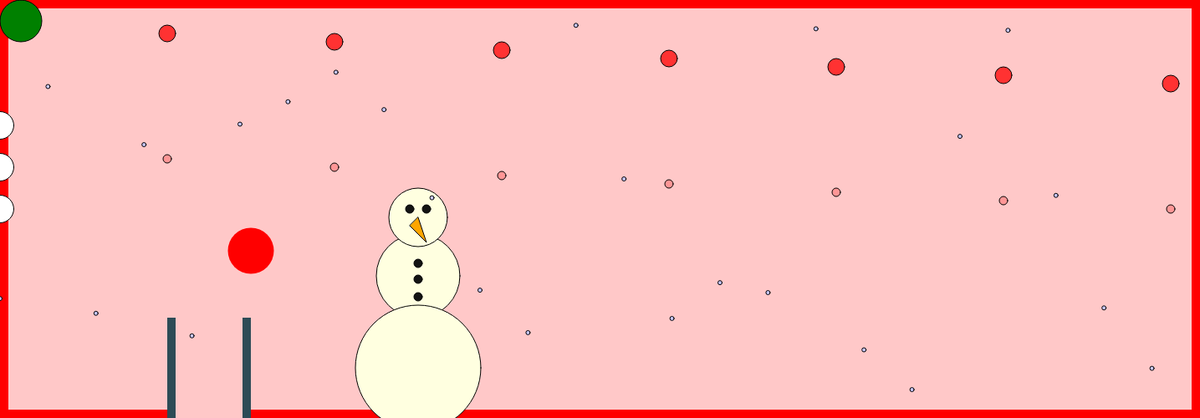
Frame 1 (no input)
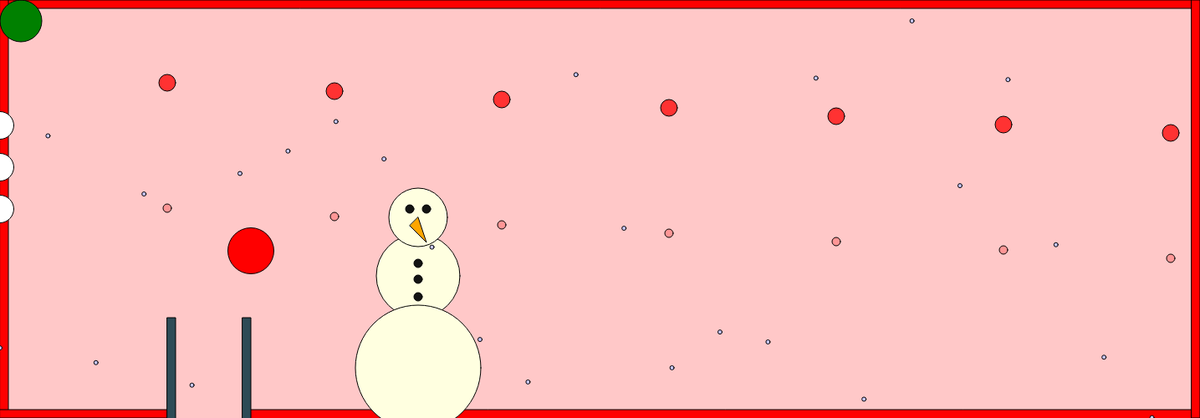
Frame 60 (no input)
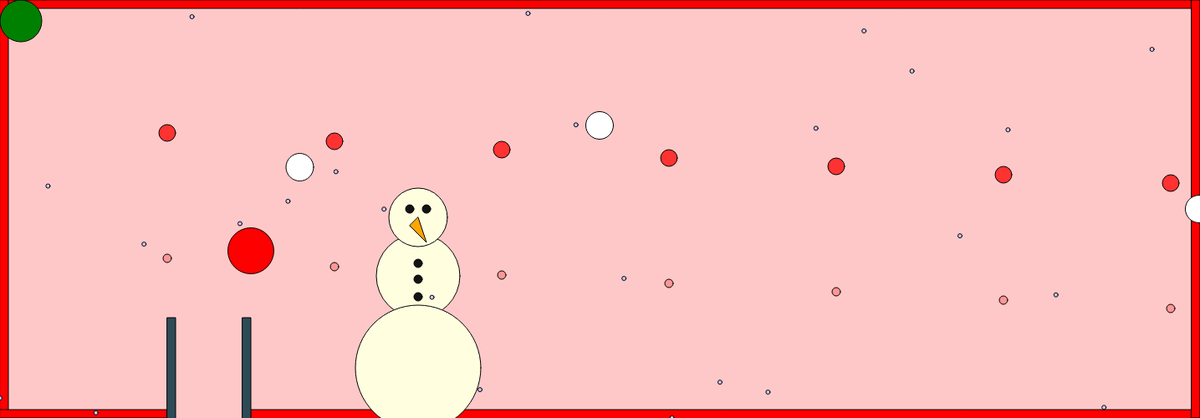
Frame 120 (the mouse pressed at the canvas centre since frame 60)

The p5.js sketch that drew these frames (run headless with seeded random() and noise() and a simulated clock; from frame 60 on, the mouse is pressed at the canvas centre):

// p5.js sketch
// ── sketch.js
//smaller circles
      var circleB = [190,200, 210, 220, 230, 240, 250, 260];
//bigger circles
      var circleY = [40,50, 60, 70, 80, 90, 100, 110];

      let circleG = [];
//clickshape
      var mousex = 0;
      var mousey = 0;
//main character arrow keys
      var up = 38;
      var down = 40;
      var left = 37;
      var right = 39;
//actual main charcter
      var characterX = 300;
      var characterY = 300;
//thing (its a snowman)
      var thingX = [];
      var thingY = [];
      var thingdiameter = [];

      function setup() {
      createCanvas(1435, 500);
      for (let i = 0; i < 25; i++) {
      circleG[i] = random(height);
      noStroke();
        thingX[0] = 500;
        thingY[0] = 330;
        thingdiameter[0] = 100;

        thingX[1] = 500;
        thingY[1] = 440;
        thingdiameter[1] = 150;

        thingX[2] = 500;
        thingY[2] = 260;
        thingdiameter[2] = 70;

        thingX[3] = 500;
        thingY[3] = 315;
        thingdiameter[3] = 10;

        thingX[4] = 500;
        thingY[4] = 334;
        thingdiameter[4] =10;

        thingX[5] = 500;
        thingY[5] =355;
        thingdiameter[5] =10;

        thingX[6] = 490;
        thingY[6] = 250;
        thingdiameter[6] =10;

        thingX[7] = 510;
        thingY[7] = 250;
        thingdiameter[7] =10;
  }
  }

      function draw() {
      background(255,200,200);
      createBorders(10);

      function createBorders(thickness) {
// top
      fill('red');
      rect(0, 0, width, thickness);
// left
      rect(0, 0, thickness, height);
// both sides of winner tunnel
      rect(0, height - thickness, 200, thickness);
      rect(300,height - thickness,1300)
// right
      rect(width - thickness, 0, thickness, height);
//winner tunnel
      fill(45,75,86);
      rect(200,380,10,250);
      rect(290,380,10,250);
  }

//character (ordiment)
      fill('red');
      circle(characterX,characterY,55);

// handle keys
      if(keyIsDown(up))
      {
         characterY -= 25;
      }
      if(keyIsDown(down))
      {
         characterY += 25;
      }
      if(keyIsDown(left))
      {
         characterX -= 25;
      }
      if(keyIsDown(right))
      {
         characterX += 25;
      }

//snowballs!
      fill('white');
      stroke(1);
      ellipse(mouseX, 150, 33, 33);
      ellipse(mouseX/2, 200, 33, 33);
      ellipse(mouseX*2, 250, 33, 33);

//thing snowman!!!
      fill('lightyellow')
      circle(thingX[0],thingY[0], thingdiameter[0]);
      circle(thingX[1],thingY[1], thingdiameter[1]);
      circle(thingX[2], thingY[2],thingdiameter[2]);
      fill(19);
      circle(thingX[3], thingY[3],thingdiameter[3]);
      circle(thingX[4], thingY[4],thingdiameter[4]);
      circle(thingX[5], thingY[5],thingdiameter[5]);
      circle(thingX[6], thingY[6],thingdiameter[6]);
      circle(thingX[7], thingY[7],thingdiameter[7]);
//nose!
      fill('orange')
      triangle(490, 270, 510, 290, 500, 260);
//snow
      fill(200, 200, 255)
      for (let i = 0; i < circleG.length; i++) {
      let circleS = width * i / circleG.length;
      circle(circleS, circleG[i], 5);

      circleG[i]++;

      if (circleG[i] > height) {
      circleG[i] = 0;
            }
 }

//bigger circles
      fill(255,0,0,191);
      for (let i = 0; i < 8; i++) {
      let circleX = 200 * (i + 1);
      circle(circleX, circleY[i], 20);

      circleY[i]++;

      if (circleY[i] > height) {
      circleY[i] = 0;
      }
}

//smaller circles
     fill(255,0,0, 63);
     for (let i = 0; i < 8; i++) {
     let circleA = 200 * (i + 1);
     circle(circleA, circleB[i], 10);

     circleB[i]++;

     if (circleB[i] > height) {
    circleB[i] = 0;
    }
}

//mouseclick shape

     fill('green');
     square(mousex, mousey,50,87);
//leaving statement
if(characterX > 600 || characterY > 500 )
{
  fill(0);
  stroke(5);
  textSize(26);
  text("happy holidays!", 400, 150);
                                }

}

//da function for mouse duh
     function mouseClicked()
{
     mousex = mouseX;
     mousey = mouseY;
                   }
